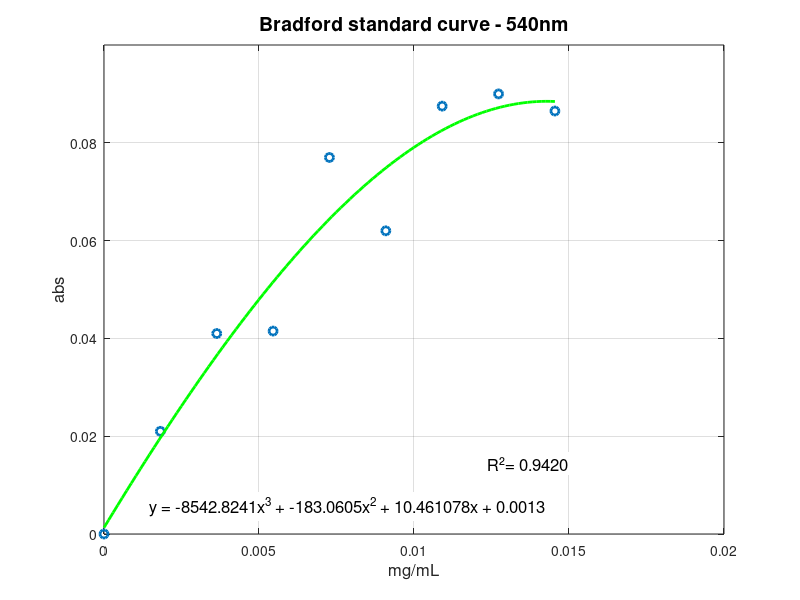
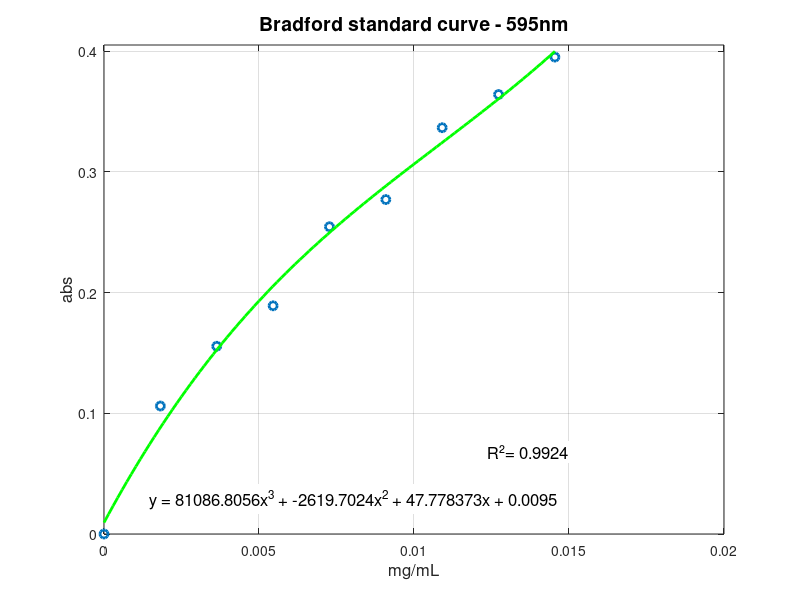

Write MATLAB code to recreate these figures, in order. (Note: this script raises an error after producing the figures.)
clear all; close all; clc
format long

% setting concentration values for albumine in standard curve

albu_concentration=0.2;

albu_volumes=[0 10 20 30 40 50 60 70 80];

final_volume=1.1;

albu_standard=albu_concentration*albu_volumes*1e-6/1e-3/final_volume;

max_albu=max(albu_standard);

% data processing

white595_1=[0.000 0.111 0.162 0.193 0.258 0.263 0.334 0.376 0.407];
white595_2=[0.000 0.101 0.149 0.185 0.251 0.291 0.339 0.352 0.383];
data.white595_mean=mean([white595_1; white595_2]);

di595_1=[0.342 0.262 0.068];
di595_2=[0.345 0.266 0.062];
sample.di595_mean=mean([di595_1; di595_2]);

dc595_1=[0.332 0.291 0.278];
dc595_2=[0.344 0.272 0.223];
sample.dc595_mean=mean([dc595_1; dc595_2]);

white540_1=[0.000 0.025 0.048 0.044 0.076 0.054 0.084 0.097 0.093];
white540_2=[0.000 0.017 0.034 0.039 0.078 0.070 0.091 0.083 0.080];
data.white540_mean=mean([white540_1; white540_2]);

di540_1=[0.000 0.014 0.014];
di540_2=[0.000 0.016 0.010];
sample.di540_mean=mean([di540_1; di540_2]);

dc540_1=[0.000 0.010 0.002];
dc540_2=[0.000 0.000 0.000];
sample.dc540_mean=mean([dc540_1; dc540_2]);

% plotting bradford standard graph for 540nm and 595nm
value.coef_540=polyfit(albu_standard, data.white540_mean, 3);
value.coef_595=polyfit(albu_standard, data.white595_mean, 3);
x_fit=linspace(min(albu_standard), max(albu_standard), 100);
% R2 --------------------------------------------------------
y_pol_540=polyval(value.coef_540, albu_standard);
y_pol_595=polyval(value.coef_595, albu_standard);
sqs_540=sum((data.white540_mean-y_pol_540).^2);
sqs_595=sum((data.white595_mean-y_pol_595).^2);
stq_540=sum((data.white540_mean-mean(data.white540_mean)).^2);
stq_595=sum((data.white595_mean-mean(data.white595_mean)).^2);
R2_540=1-(sqs_540/stq_540);
R2_595=1-(sqs_595/stq_595);
%-------------------------------------------------------------
for m=1:2
    if m==1
        wavelength='540';
    else
        wavelength='595';
    end
    current_coef=['coef_' wavelength];
    current_poly=value.(current_coef);
    current_white=['white' wavelength '_mean'];
    current_data=data.(current_white);
    figure
    plot(albu_standard, current_data, 'o', 'LineWidth', 2)
    grid on
    xlabel('mg/mL', 'FontSize', 12)
    ylabel('abs', 'FontSize', 12)
    max_white_mean=max(current_data);
    ylim([0 max_white_mean+0.01])
    titulo=['Bradford standard curve - ' wavelength 'nm'];
    title(titulo, 'FontSize', 14)
    hold on
    y_fit=polyval(current_poly, x_fit);
    plot(x_fit, y_fit, '-g', 'LineWidth', 2)
    eq_poly = sprintf('y = %.4fx^3 + %.4fx^2 + %4fx + %.4f', current_poly(1), current_poly(2), current_poly(3), current_poly(4));
    text_x = min(x_fit) + 0.1*(max(x_fit) - min(x_fit));
    text_y = min(y_fit) + 0.05*(max(y_fit) - min(y_fit));
    text(text_x, text_y, eq_poly, 'FontSize', 12, 'BackgroundColor', 'w')
    if m==1
        R2_text=sprintf('R²= %.4f', R2_540);
    elseif m==2
        R2_text=sprintf('R²= %.4f', R2_595);
    end
    text_x2 = max(x_fit) - 0.15*(max(x_fit) - min(x_fit));
    text_y2 = min(y_fit) + 0.15*(max(y_fit) - min(y_fit));
    text(text_x2, text_y2, R2_text, 'FontSize', 12, 'BackgroundColor', 'w')
    hold off
    filename=['output/bradford_standard_curve_' wavelength];
    print ('-dpng', filename)
end

% calculating samples concentrations and matching it into the curve -
% Newton-Raphson
final.dc540_roots=[];
final.di540_roots=[];
final.dc595_roots=[];
final.di595_roots=[];
for n=1:2
    if n==1
        wavelength='540';
    else
        wavelength='595';
    end
    current_coef=['coef_' wavelength];
    current_poly=value.(current_coef);
    for k=1:2
        if k==1
            sample_type='c';
        else
            sample_type='i';
        end
        current_sample=['d' sample_type wavelength '_mean'];
        current_abs=sample.(current_sample);
        current_group=['d' sample_type wavelength '_roots'];
        for l=1:length(current_abs)
            error_absol=1000;
            f=current_poly;
            f(end)=f(end)-current_abs(l);
            df=polyder(f);
            x=rand()*max(x_fit);
            counter=0;
            while error_absol>1e-4 && counter<100
                f_x=polyval(f, x);
                df_x=polyval(df,x);
                xi=x-(f_x/df_x);
                error_absol=abs(xi-x);
                x=xi;
                counter=counter+1;
                if x<-1 || x>max(x_fit)*1000
                    while x<0 || x>max(x_fit)
                        x=rand()*max(x_fit);
                    end
                end
            end
            if counter<100
                final.(current_group)(end+1)=xi;
            else
                final.(current_group)(end+1)=-1;
            end
        end
    end
end

disp('dc 540nm roots:')
disp(final.dc540_roots)
disp('di 540nm roots:')
disp(final.di540_roots)
disp('relative difference between dc540 and di540 (%):')
relative_540=abs((final.dc540_roots-final.di540_roots)./final.dc540_roots)*100;
disp(relative_540)
disp('dc 595nm roots:')
disp(final.dc595_roots)
disp('di 595nm roots:')
disp(final.di595_roots)
disp('relative difference between dc595 and di595 (%):')
relative_595=abs((final.dc595_roots-final.di595_roots)./final.dc595_roots)*100;
disp(relative_595)

% saving manipulated data
result_roots=[final.dc540_roots; final.di540_roots; relative_540; final.dc595_roots; final.di595_roots; relative_595];
file_name=['output/sample_concentration.csv'];
fid = fopen(file_name, 'w');
fprintf(fid,'sample concentration data; \n ');
fprintf(fid,' \n');
fprintf(fid,'dc 540 (mg/mL);;; di 540 (mg/mL);;; relative difference dc/di (percentage);;; dc 595 (mg/mL);;; di 595 (mg/mL);;; relative difference dc/di (percentage);;; \n');
fprintf(fid,'%6.4f;', result_roots');
fclose(fid);

% plotting target concentrations on the original graph

for m=1:2
    if m==1
        wavelength='540';
    else
        wavelength='595';
    end
    for n=1:3
        if n==1
            sample_type='c';
        else
            sample_type='i';
        end
        current_coef=['coef_' wavelength];
        current_poly=value.(current_coef);
        current_white=['white' wavelength '_mean'];
        current_data=data.(current_white);
        current_sample=['d' sample_type wavelength '_mean'];
        current_abs=sample.(current_sample);
        current_group=['d' sample_type wavelength '_roots'];
        current_roots=final.(current_group);
        figure
        plot(albu_standard, current_data, 'o', 'LineWidth', 2)
        grid on
        xlabel('mg/mL', 'FontSize', 12)
        ylabel('abs', 'FontSize', 12)
        max_white_mean=max(current_data);
        ylim([0 max_white_mean+0.01])
        titulo=['Bradford curve with samples - ' wavelength 'nm'];
        title(titulo, 'FontSize', 14)
        hold on
        y_fit=polyval(current_poly, x_fit);
        plot(x_fit, y_fit, '-g', 'LineWidth', 2)
        handle1=plot(current_roots, current_abs, 's', 'MarkerEdgeColor','k','MarkerFaceColor','r', 'MarkerSize', 8);
        if n==3
            second_sample=['dc' wavelength '_mean'];
            second_abs=sample.(second_sample);
            second_group=['dc' wavelength '_roots'];
            second_roots=final.(second_group);
            handle2=plot(second_roots, second_abs, 's', 'MarkerEdgeColor','k','MarkerFaceColor','b', 'MarkerSize', 8);
            current_roots=[current_roots second_roots];
            current_abs=[current_abs second_abs];
        end
        for o=1:length(current_roots)
            x=current_roots(o);
            y=current_abs(o);
            line([x x], [0 y], 'Color', [0.5 0.5 0.5], 'LineStyle', '--')
            line([0 x], [y y], 'Color', [0.5 0.5 0.5], 'LineStyle', '--')
            if n==3 && o>3
                x2=current_roots(o);
                y2=current_abs(o);
                line([x2 x2], [0 y2], 'Color', [1 0 1], 'LineStyle', '--')
                line([0 x2], [y2 y2], 'Color', [1 0 1], 'LineStyle', '--')
            end
        end
        if n==3
            legend([handle1, handle2], {'di', 'dc'}, 'Location', 'southeast');
        else
            legend(handle1, ['d' sample_type], 'Location', 'southeast');
        end
        min_root=min(current_roots);
        max_root=max(current_roots);
        if min_root>0
            if max_root>max_albu
                xlim([0 max_root+0.005*max_root])
            else
                xlim([0 max_albu+0.005*max_albu])
            end
        else
            if max_root>max_albu
                xlim([min_root-0.005*abs(min_root) max_root+0.005*max_root])
            else
                if abs(max_albu-max_root)<0.15*max_root
                    xlim([min_root-0.005*abs(min_root) max_albu+0.005*max_albu])
                else
                    % change % position to generate a zoomed picture or
                    % standard version
                    xlim([min_root-0.005*abs(min_root) max_albu+0.005*max_albu])
                    %xlim([min_root-0.005*abs(min_root) max_root+0.1*max_root])
                end
            end
        end
        hold off
        filename=['output/bradford_curve_sample_' wavelength '-' num2str(n)];
        print ('-dpng', filename)
    end
end

% statistical analysis

% pearson correlation for dilution vs absorbance
sample_volumes=[100 50 20];
sample_volumes=sample_volumes*1e-6;
water_volume=[0 50 80];
water_volume=water_volume*1e-6;
bradford_volume=1e-3;
dilution_volume=sample_volumes ./ (sample_volumes+water_volume+bradford_volume);
[r1, p1]=corrcoef(sample.dc540_mean, dilution_volume);
[r2, p2]=corrcoef(sample.di540_mean, dilution_volume);
[r3, p3]=corrcoef(sample.dc595_mean, dilution_volume);
[r4, p4]=corrcoef(sample.di595_mean, dilution_volume);
disp('dc 540nm dilution correlation:')
disp(r1(1,2))
disp(p1(1,2))
disp('di 540nm dilution correlation:')
disp(r2(1,2))
disp(p2(1,2))
disp('dc 595nm dilution correlation:')
disp(r3(1,2))
disp(p3(1,2))
disp('di 595nm dilution correlation:')
disp(r4(1,2))
disp(p4(1,2))

% t-test for controlled/induced comparison and wavelength relevance

[h1, p5]=ttest(sample.dc540_mean, sample.di540_mean);
[h2, p6]=ttest(sample.dc595_mean, sample.di595_mean);
[h3, p7]=ttest2(sample.dc540_mean, sample.dc595_mean);
[h4, p8]=ttest2(sample.di540_mean, sample.di595_mean);
disp('dc/di 540nm correlation t:')
disp(h1)
disp(p5)
disp('dc/di 595 correlation t:')
disp(h2)
disp(p6)
disp('dc 540nm/595nm correlation t2:')
disp(h3)
disp(p7)
disp('di 540nm/595nm correlation t2:')
disp(h4)
disp(p8)

% white standard curve linearity and wavelength test

[h5, p9]=ttest(data.white540_mean, data.white595_mean);
[r5, p10]=corrcoef(albu_standard, data.white540_mean);
[r6, p11]=corrcoef(albu_standard, data.white595_mean);
disp('white standard wavelength correlation:')
disp(h5)
disp(p9)
disp('white 540nm linearity strength:')
disp(r5(1,2))
disp(p10(1,2))
disp('white 595nm linearity strength:')
disp(r6(1,2))
disp(p11(1,2))

% saving statistics data
result_stats=[r1(1,2); r2(1,2); r3(1,2); r4(1,2); h1; h2; h3; h4; h5; r5(1,2); r6(1,2)];
p_results=[p1(1,2); p2(1,2); p3(1,2); p4(1,2); p5; p6; p7; p8; p9; p10(1,2); p11(1,2)];
file_name=['output/statistical_curves_analysis.csv'];
fdd = fopen(file_name, 'w');
fprintf(fdd,'experimental curves statistical data; \n ');
fprintf(fdd,' \n');
fprintf(fdd,['data type; dc/540 pearson dilution; di/540 pearson dilution; dc/595 pearson dilution; ' ...
    'di/595 pearson dilution; dc/di 540 t; dc/di 595 t; dc 540/595 t2; di 540/595 t2; white t; white 540 pearson; ' ...
    'white 595 pearson; \n']);
fprintf(fdd,'results; %6.4f; %6.4f; %6.4f; %6.4f; %6.4f; %6.4f; %6.4f; %6.4f; %6.4f; %6.4f; %6.4f; \n', result_stats);
fprintf(fdd,'pvalues; %6.4f; %6.4f; %6.4f; %6.4f; %6.4f; %6.4f; %6.4f; %6.4f; %6.4f; %6.4f; %6.4f;', p_results);
fclose(fdd);
